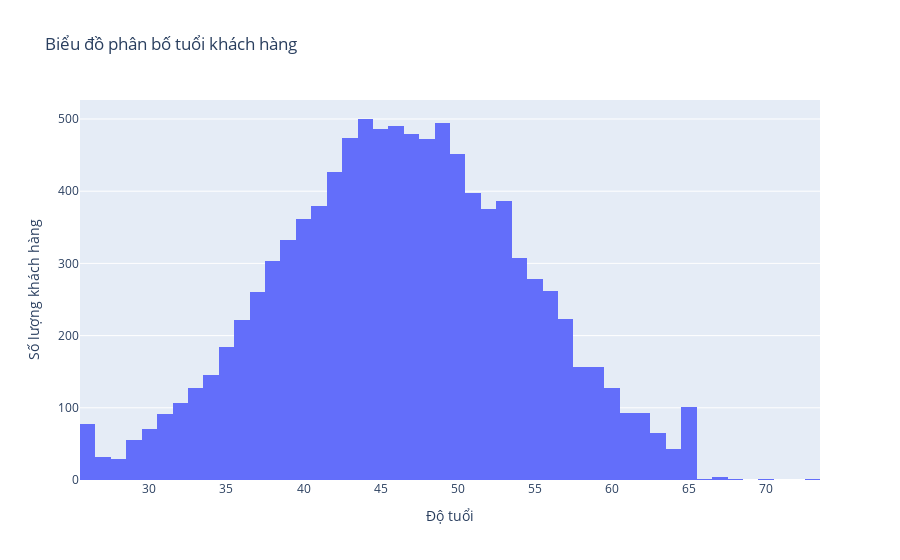

Notebook code cell kept with this figure:
### Code cell
trace = go.Histogram(x=df['Customer_Age'],nbinsx=50)
data = [trace]
layout = go.Layout(title="Biểu đồ phân bố tuổi khách hàng",
                   xaxis=dict(title='Độ tuổi'),
                   yaxis=dict(title='Số lượng khách hàng'))
fig = go.Figure(data = data,layout = layout)
iplot(fig)

### Figure 1 — Plotly figure (JSON) as saved in the notebook; plotly's stock layout.template omitted (floating-point values rounded to 4 significant figures; data arrays with more than 128 entries replaced by an {"elided": "..."} marker saying what was removed)
{"data": [{"nbinsx": 50, "type": "histogram", "x": {"elided": "10127 int values"}}], "layout": {"title": {"text": "Biểu đồ phân bố tuổi khách hàng"}, "xaxis": {"title": {"text": "Độ tuổi"}}, "yaxis": {"title": {"text": "Số lượng khách hàng"}}}}
